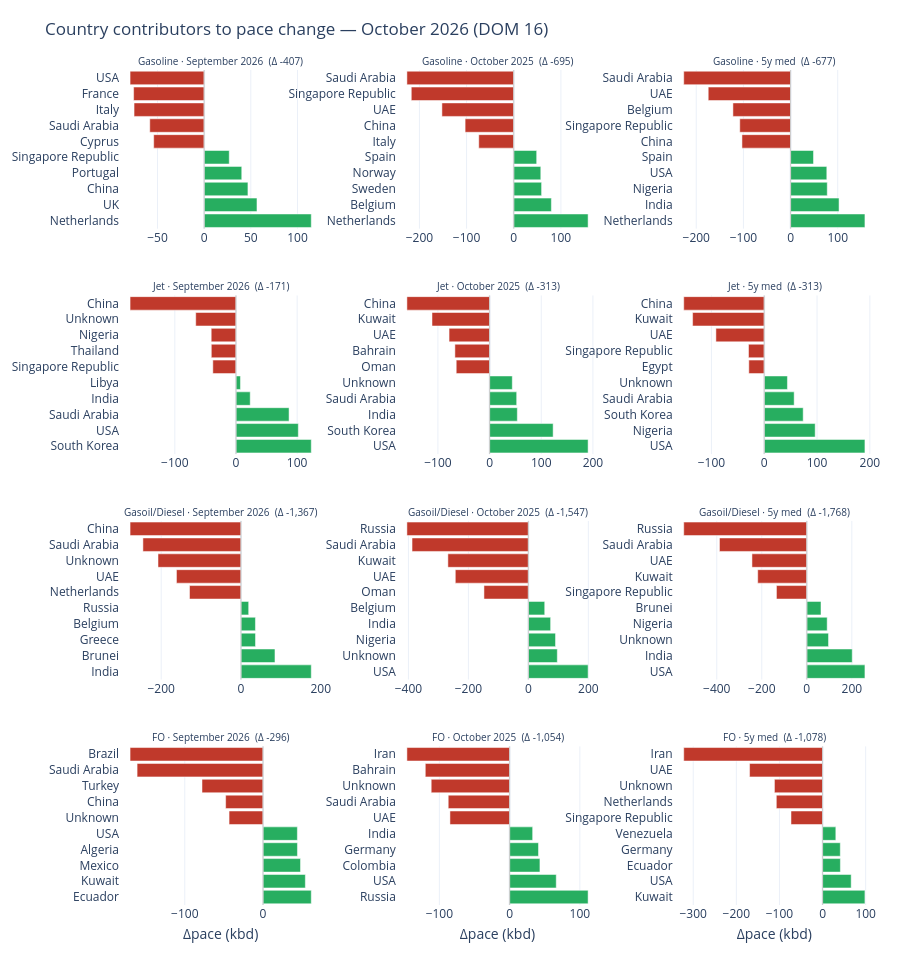
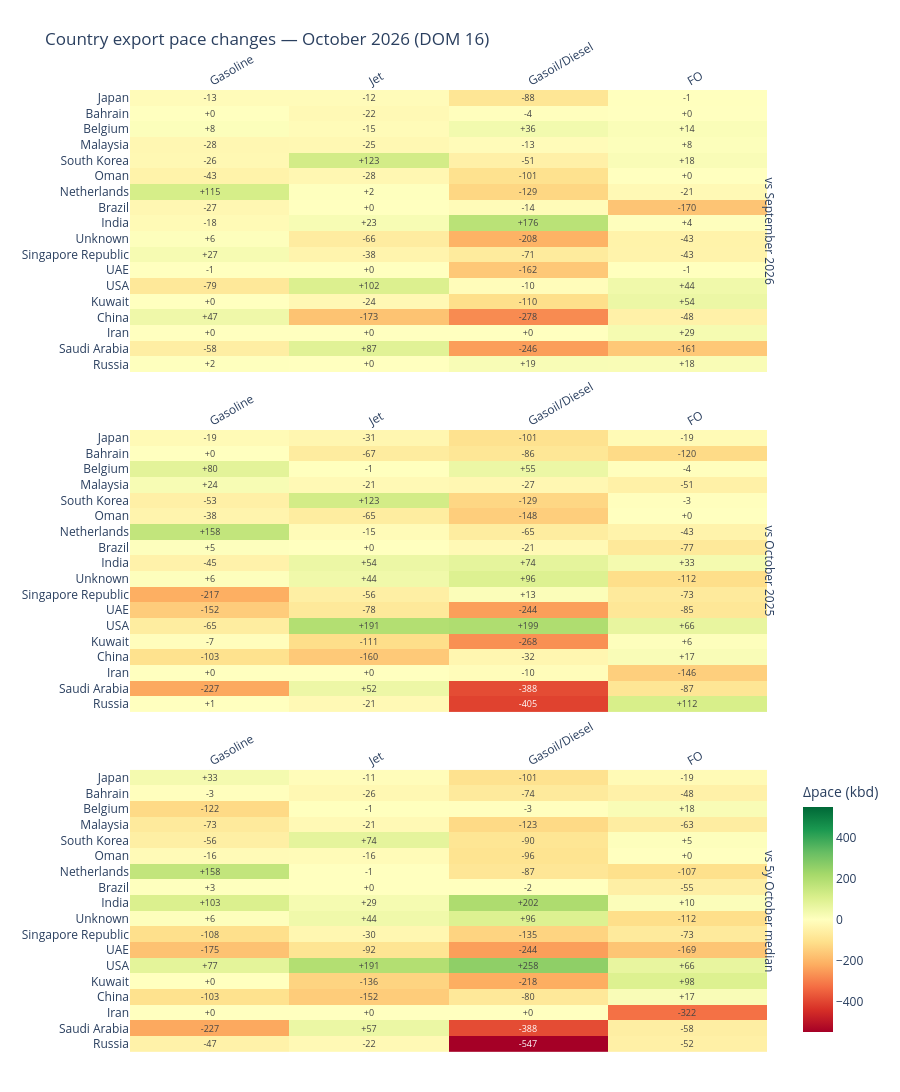

Notebook source saved alongside these figures, in order:
### Code cell
def country_comparison_table(r: dict, *, top_n: int = 12) -> pd.DataFrame:
    """Top countries ranked by |Δ vs 5y median| with all three baseline deltas."""
    d_hist = r["vs_hist"]["delta"]
    top = d_hist.abs().nlargest(top_n).index
    cur = r["cur_pace"]
    return pd.DataFrame(
        {
            "pace_kbd": cur.reindex(top, fill_value=0),
            "vs_prior_mo": r["vs_prior"]["delta"].reindex(top, fill_value=0),
            "vs_last_yr": r["vs_ly"]["delta"].reindex(top, fill_value=0),
            "vs_5y_med": d_hist.reindex(top, fill_value=0),
            f"{PACE_N_HISTORY}y_med": r["hist_country_pace"].reindex(top, fill_value=0),
        },
        index=[short_country(c) for c in top],
    )


# --- Styled tables: one per product (top movers vs historical pattern) ---
for product in PACE_PRODUCTS:
    tbl = country_comparison_table(PACE_RESULTS[product])
    _vmax = max(float(tbl["vs_5y_med"].abs().max()), 1.0)
    display(
        tbl.style.format("{:+,.0f}", subset=["vs_prior_mo", "vs_last_yr", "vs_5y_med"])
        .format("{:,.0f}", subset=["pace_kbd", f"{PACE_N_HISTORY}y_med"])
        .background_gradient(
            cmap="RdYlGn", subset=["vs_5y_med"], vmin=-_vmax, vmax=_vmax
        )
        .set_caption(
            f"{product} — top countries by |Δ vs {PACE_N_HISTORY}y median| "
            f"({_pace_month_name} {PACE_YEAR}, DOM {_pace_dom})"
        )
    )

# --- Contributor bar charts + heatmaps (functions defined above; zero extra API calls) ---
PACE_CONTRIB_FIG = make_contributor_bar_panel(PACE_RESULTS, PACE_PRODUCTS, top_n=PACE_TOP_N)
PACE_HEATMAP_DATA, PACE_HEATMAP_FIG = make_pace_delta_heatmap_panel(PACE_RESULTS, top_n=18)

### Figure 1 — Plotly figure (JSON) as saved in the notebook; plotly's stock layout.template omitted (floating-point values rounded to 4 significant figures)
{"data": [{"hovertemplate": "%{y}<br>Δpace: %{x:+,.0f} kbd<extra></extra>", "marker": {"color": ["#c0392b", "#c0392b", "#c0392b", "#c0392b", "#c0392b", "#27ae60", "#27ae60", "#27ae60", "#27ae60", "#27ae60"]}, "orientation": "h", "showlegend": false, "type": "bar", "x": [-79.42, -75.61, -75.14, -58.3, -54.09, 26.88, 40.29, 46.91, 56.61, 114.8], "xaxis": "x", "y": ["USA", "France", "Italy", "Saudi Arabia", "Cyprus", "Singapore Republic", "Portugal", "China", "UK", "Netherlands"], "yaxis": "y"}, {"hovertemplate": "%{y}<br>Δpace: %{x:+,.0f} kbd<extra></extra>", "marker": {"color": ["#c0392b", "#c0392b", "#c0392b", "#c0392b", "#c0392b", "#27ae60", "#27ae60", "#27ae60", "#27ae60", "#27ae60"]}, "orientation": "h", "showlegend": false, "type": "bar", "x": [-226.5, -217.2, -152.3, -103.1, -74.15, 48.64, 57.39, 59.07, 79.81, 157.7], "xaxis": "x2", "y": ["Saudi Arabia", "Singapore Republic", "UAE", "China", "Italy", "Spain", "Norway", "Sweden", "Belgium", "Netherlands"], "yaxis": "y2"}, {"hovertemplate": "%{y}<br>Δpace: %{x:+,.0f} kbd<extra></extra>", "marker": {"color": ["#c0392b", "#c0392b", "#c0392b", "#c0392b", "#c0392b", "#27ae60", "#27ae60", "#27ae60", "#27ae60", "#27ae60"]}, "orientation": "h", "showlegend": false, "type": "bar", "x": [-226.5, -174.6, -122.2, -107.7, -103.1, 48.64, 76.85, 77.8, 102.8, 157.7], "xaxis": "x3", "y": ["Saudi Arabia", "UAE", "Belgium", "Singapore Republic", "China", "Spain", "USA", "Nigeria", "India", "Netherlands"], "yaxis": "y3"}, {"hovertemplate": "%{y}<br>Δpace: %{x:+,.0f} kbd<extra></extra>", "marker": {"color": ["#c0392b", "#c0392b", "#c0392b", "#c0392b", "#c0392b", "#27ae60", "#27ae60", "#27ae60", "#27ae60", "#27ae60"]}, "orientation": "h", "showlegend": false, "type": "bar", "x": [-173.2, -65.82, -40.5, -40.33, -37.84, 7.3, 23.27, 86.76, 101.9, 123.1], "xaxis": "x4", "y": ["China", "Unknown", "Nigeria", "Thailand", "Singapore Republic", "Libya", "India", "Saudi Arabia", "USA", "South Korea"], "yaxis": "y4"}, {"hovertemplate": "%{y}<br>Δpace: %{x:+,.0f} kbd<extra></extra>", "marker": {"color": ["#c0392b", "#c0392b", "#c0392b", "#c0392b", "#c0392b", "#27ae60", "#27ae60", "#27ae60", "#27ae60", "#27ae60"]}, "orientation": "h", "showlegend": false, "type": "bar", "x": [-160.0, -111.5, -78.43, -67.13, -64.56, 43.94, 52.45, 53.69, 123.0, 190.7], "xaxis": "x5", "y": ["China", "Kuwait", "UAE", "Bahrain", "Oman", "Unknown", "Saudi Arabia", "India", "South Korea", "USA"], "yaxis": "y5"}, {"hovertemplate": "%{y}<br>Δpace: %{x:+,.0f} kbd<extra></extra>", "marker": {"color": ["#c0392b", "#c0392b", "#c0392b", "#c0392b", "#c0392b", "#27ae60", "#27ae60", "#27ae60", "#27ae60", "#27ae60"]}, "orientation": "h", "showlegend": false, "type": "bar", "x": [-152.4, -135.6, -91.52, -29.76, -29.18, 43.94, 56.65, 73.76, 96.46, 190.7], "xaxis": "x6", "y": ["China", "Kuwait", "UAE", "Singapore Republic", "Egypt", "Unknown", "Saudi Arabia", "South Korea", "Nigeria", "USA"], "yaxis": "y6"}, {"hovertemplate": "%{y}<br>Δpace: %{x:+,.0f} kbd<extra></extra>", "marker": {"color": ["#c0392b", "#c0392b", "#c0392b", "#c0392b", "#c0392b", "#27ae60", "#27ae60", "#27ae60", "#27ae60", "#27ae60"]}, "orientation": "h", "showlegend": false, "type": "bar", "x": [-278.1, -245.9, -208.0, -161.8, -129.0, 19.31, 36.24, 36.41, 85.21, 176.2], "xaxis": "x7", "y": ["China", "Saudi Arabia", "Unknown", "UAE", "Netherlands", "Russia", "Belgium", "Greece", "Brunei", "India"], "yaxis": "y7"}, {"hovertemplate": "%{y}<br>Δpace: %{x:+,.0f} kbd<extra></extra>", "marker": {"color": ["#c0392b", "#c0392b", "#c0392b", "#c0392b", "#c0392b", "#27ae60", "#27ae60", "#27ae60", "#27ae60", "#27ae60"]}, "orientation": "h", "showlegend": false, "type": "bar", "x": [-405.1, -387.9, -268.4, -243.7, -148.1, 54.53, 74.18, 90.52, 96.47, 199.2], "xaxis": "x8", "y": ["Russia", "Saudi Arabia", "Kuwait", "UAE", "Oman", "Belgium", "India", "Nigeria", "Unknown", "USA"], "yaxis": "y8"}, {"hovertemplate": "%{y}<br>Δpace: %{x:+,.0f} kbd<extra></extra>", "marker": {"color": ["#c0392b", "#c0392b", "#c0392b", "#c0392b", "#c0392b", "#27ae60", "#27ae60", "#27ae60", "#27ae60", "#27ae60"]}, "orientation": "h", "showlegend": false, "type": "bar", "x": [-546.7, -387.9, -243.7, -218.1, -134.8, 63.07, 90.52, 96.47, 201.8, 258.2], "xaxis": "x9", "y": ["Russia", "Saudi Arabia", "UAE", "Kuwait", "Singapore Republic", "Brunei", "Nigeria", "Unknown", "India", "USA"], "yaxis": "y9"}, {"hovertemplate": "%{y}<br>Δpace: %{x:+,.0f} kbd<extra></extra>", "marker": {"color": ["#c0392b", "#c0392b", "#c0392b", "#c0392b", "#c0392b", "#27ae60", "#27ae60", "#27ae60", "#27ae60", "#27ae60"]}, "orientation": "h", "showlegend": false, "type": "bar", "x": [-170.0, -161.0, -78.01, -47.79, -43.4, 43.9, 44.01, 47.92, 54.1, 61.67], "xaxis": "x10", "y": ["Brazil", "Saudi Arabia", "Turkey", "China", "Unknown", "USA", "Algeria", "Mexico", "Kuwait", "Ecuador"], "yaxis": "y10"}, {"hovertemplate": "%{y}<br>Δpace: %{x:+,.0f} kbd<extra></extra>", "marker": {"color": ["#c0392b", "#c0392b", "#c0392b", "#c0392b", "#c0392b", "#27ae60", "#27ae60", "#27ae60", "#27ae60", "#27ae60"]}, "orientation": "h", "showlegend": false, "type": "bar", "x": [-146.2, -120.0, -111.6, -87.39, -84.95, 32.8, 41.11, 43.17, 66.38, 111.7], "xaxis": "x11", "y": ["Iran", "Bahrain", "Unknown", "Saudi Arabia", "UAE", "India", "Germany", "Colombia", "USA", "Russia"], "yaxis": "y11"}, {"hovertemplate": "%{y}<br>Δpace: %{x:+,.0f} kbd<extra></extra>", "marker": {"color": ["#c0392b", "#c0392b", "#c0392b", "#c0392b", "#c0392b", "#27ae60", "#27ae60", "#27ae60", "#27ae60", "#27ae60"]}, "orientation": "h", "showlegend": false, "type": "bar", "x": [-322.0, -169.3, -111.6, -107.3, -73.23, 30.76, 41.11, 41.33, 66.38, 98.28], "xaxis": "x12", "y": ["Iran", "UAE", "Unknown", "Netherlands", "Singapore Republic", "Venezuela", "Germany", "Ecuador", "USA", "Kuwait"], "yaxis": "y12"}], "layout": {"annotations": [{"font": {"size": 10}, "showarrow": false, "text": "Gasoline · September 2026  (Δ -407)", "x": 0.1333, "xanchor": "center", "xref": "paper", "y": 1, "yanchor": "bottom", "yref": "paper"}, {"font": {"size": 10}, "showarrow": false, "text": "Gasoline · October 2025  (Δ -695)", "x": 0.5, "xanchor": "center", "xref": "paper", "y": 1, "yanchor": "bottom", "yref": "paper"}, {"font": {"size": 10}, "showarrow": false, "text": "Gasoline · 5y med  (Δ -677)", "x": 0.8667, "xanchor": "center", "xref": "paper", "y": 1, "yanchor": "bottom", "yref": "paper"}, {"font": {"size": 10}, "showarrow": false, "text": "Jet · September 2026  (Δ -171)", "x": 0.1333, "xanchor": "center", "xref": "paper", "y": 0.73, "yanchor": "bottom", "yref": "paper"}, {"font": {"size": 10}, "showarrow": false, "text": "Jet · October 2025  (Δ -313)", "x": 0.5, "xanchor": "center", "xref": "paper", "y": 0.73, "yanchor": "bottom", "yref": "paper"}, {"font": {"size": 10}, "showarrow": false, "text": "Jet · 5y med  (Δ -313)", "x": 0.8667, "xanchor": "center", "xref": "paper", "y": 0.73, "yanchor": "bottom", "yref": "paper"}, {"font": {"size": 10}, "showarrow": false, "text": "Gasoil/Diesel · September 2026  (Δ -1,367)", "x": 0.1333, "xanchor": "center", "xref": "paper", "y": 0.46, "yanchor": "bottom", "yref": "paper"}, {"font": {"size": 10}, "showarrow": false, "text": "Gasoil/Diesel · October 2025  (Δ -1,547)", "x": 0.5, "xanchor": "center", "xref": "paper", "y": 0.46, "yanchor": "bottom", "yref": "paper"}, {"font": {"size": 10}, "showarrow": false, "text": "Gasoil/Diesel · 5y med  (Δ -1,768)", "x": 0.8667, "xanchor": "center", "xref": "paper", "y": 0.46, "yanchor": "bottom", "yref": "paper"}, {"font": {"size": 10}, "showarrow": false, "text": "FO · September 2026  (Δ -296)", "x": 0.1333, "xanchor": "center", "xref": "paper", "y": 0.19, "yanchor": "bottom", "yref": "paper"}, {"font": {"size": 10}, "showarrow": false, "text": "FO · October 2025  (Δ -1,054)", "x": 0.5, "xanchor": "center", "xref": "paper", "y": 0.19, "yanchor": "bottom", "yref": "paper"}, {"font": {"size": 10}, "showarrow": false, "text": "FO · 5y med  (Δ -1,078)", "x": 0.8667, "xanchor": "center", "xref": "paper", "y": 0.19, "yanchor": "bottom", "yref": "paper"}], "bargap": 0.15, "height": 960, "margin": {"b": 55, "l": 85, "r": 25, "t": 70}, "shapes": [{"line": {"color": "#ccc", "width": 1}, "type": "line", "x0": 0, "x1": 0, "xref": "x", "y0": 0, "y1": 1, "yref": "y domain"}, {"line": {"color": "#ccc", "width": 1}, "type": "line", "x0": 0, "x1": 0, "xref": "x2", "y0": 0, "y1": 1, "yref": "y2 domain"}, {"line": {"color": "#ccc", "width": 1}, "type": "line", "x0": 0, "x1": 0, "xref": "x3", "y0": 0, "y1": 1, "yref": "y3 domain"}, {"line": {"color": "#ccc", "width": 1}, "type": "line", "x0": 0, "x1": 0, "xref": "x4", "y0": 0, "y1": 1, "yref": "y4 domain"}, {"line": {"color": "#ccc", "width": 1}, "type": "line", "x0": 0, "x1": 0, "xref": "x5", "y0": 0, "y1": 1, "yref": "y5 domain"}, {"line": {"color": "#ccc", "width": 1}, "type": "line", "x0": 0, "x1": 0, "xref": "x6", "y0": 0, "y1": 1, "yref": "y6 domain"}, {"line": {"color": "#ccc", "width": 1}, "type": "line", "x0": 0, "x1": 0, "xref": "x7", "y0": 0, "y1": 1, "yref": "y7 domain"}, {"line": {"color": "#ccc", "width": 1}, "type": "line", "x0": 0, "x1": 0, "xref": "x8", "y0": 0, "y1": 1, "yref": "y8 domain"}, {"line": {"color": "#ccc", "width": 1}, "type": "line", "x0": 0, "x1": 0, "xref": "x9", "y0": 0, "y1": 1, "yref": "y9 domain"}, {"line": {"color": "#ccc", "width": 1}, "type": "line", "x0": 0, "x1": 0, "xref": "x10", "y0": 0, "y1": 1, "yref": "y10 domain"}, {"line": {"color": "#ccc", "width": 1}, "type": "line", "x0": 0, "x1": 0, "xref": "x11", "y0": 0, "y1": 1, "yref": "y11 domain"}, {"line": {"color": "#ccc", "width": 1}, "type": "line", "x0": 0, "x1": 0, "xref": "x12", "y0": 0, "y1": 1, "yref": "y12 domain"}], "title": {"text": "Country contributors to pace change — October 2026 (DOM 16)"}, "xaxis": {"anchor": "y", "automargin": true, "domain": [0, 0.2667], "tickformat": ","}, "xaxis10": {"anchor": "y10", "automargin": true, "domain": [0, 0.2667], "tickformat": ",", "title": {"standoff": 8, "text": "Δpace (kbd)"}}, "xaxis11": {"anchor": "y11", "automargin": true, "domain": [0.3667, 0.6333], "tickformat": ",", "title": {"standoff": 8, "text": "Δpace (kbd)"}}, "xaxis12": {"anchor": "y12", "automargin": true, "domain": [0.7333, 1], "tickformat": ",", "title": {"standoff": 8, "text": "Δpace (kbd)"}}, "xaxis2": {"anchor": "y2", "automargin": true, "domain": [0.3667, 0.6333], "tickformat": ","}, "xaxis3": {"anchor": "y3", "automargin": true, "domain": [0.7333, 1], "tickformat": ","}, "xaxis4": {"anchor": "y4", "automargin": true, "domain": [0, 0.2667], "tickformat": ","}, "xaxis5": {"anchor": "y5", "automargin": true, "domain": [0.3667, 0.6333], "tickformat": ","}, "xaxis6": {"anchor": "y6", "automargin": true, "domain": [0.7333, 1], "tickformat": ","}, "xaxis7": {"anchor": "y7", "automargin": true, "domain": [0, 0.2667], "tickformat": ","}, "xaxis8": {"anchor": "y8", "automargin": true, "domain": [0.3667, 0.6333], "tickformat": ","}, "xaxis9": {"anchor": "y9", "automargin": true, "domain": [0.7333, 1], "tickformat": ","}, "yaxis": {"anchor": "x", "automargin": true, "autorange": "reversed", "domain": [0.81, 1]}, "yaxis10": {"anchor": "x10", "automargin": true, "autorange": "reversed", "domain": [0, 0.19]}, "yaxis11": {"anchor": "x11", "automargin": true, "autorange": "reversed", "domain": [0, 0.19]}, "yaxis12": {"anchor": "x12", "automargin": true, "autorange": "reversed", "domain": [0, 0.19]}, "yaxis2": {"anchor": "x2", "automargin": true, "autorange": "reversed", "domain": [0.81, 1]}, "yaxis3": {"anchor": "x3", "automargin": true, "autorange": "reversed", "domain": [0.81, 1]}, "yaxis4": {"anchor": "x4", "automargin": true, "autorange": "reversed", "domain": [0.54, 0.73]}, "yaxis5": {"anchor": "x5", "automargin": true, "autorange": "reversed", "domain": [0.54, 0.73]}, "yaxis6": {"anchor": "x6", "automargin": true, "autorange": "reversed", "domain": [0.54, 0.73]}, "yaxis7": {"anchor": "x7", "automargin": true, "autorange": "reversed", "domain": [0.27, 0.46]}, "yaxis8": {"anchor": "x8", "automargin": true, "autorange": "reversed", "domain": [0.27, 0.46]}, "yaxis9": {"anchor": "x9", "automargin": true, "autorange": "reversed", "domain": [0.27, 0.46]}}}

### Figure 2 — Plotly figure (JSON) as saved in the notebook; plotly's stock layout.template omitted (floating-point values rounded to 4 significant figures)
{"data": [{"colorscale": [[0, "rgb(165,0,38)"], [0.1, "rgb(215,48,39)"], [0.2, "rgb(244,109,67)"], [0.3, "rgb(253,174,97)"], [0.4, "rgb(254,224,139)"], [0.5, "rgb(255,255,191)"], [0.6, "rgb(217,239,139)"], [0.7, "rgb(166,217,106)"], [0.8, "rgb(102,189,99)"], [0.9, "rgb(26,152,80)"], [1, "rgb(0,104,55)"]], "hovertemplate": "Country: %{y}<br>Product: %{x}<br>Δpace: %{z:+,.0f} kbd<extra></extra>", "showscale": false, "text": [["+2", "+0", "+19", "+18"], ["-58", "+87", "-246", "-161"], ["+0", "+0", "+0", "+29"], ["+47", "-173", "-278", "-48"], ["+0", "-24", "-110", "+54"], ["-79", "+102", "-10", "+44"], ["-1", "+0", "-162", "-1"], ["+27", "-38", "-71", "-43"], ["+6", "-66", "-208", "-43"], ["-18", "+23", "+176", "+4"], ["-27", "+0", "-14", "-170"], ["+115", "+2", "-129", "-21"], ["-43", "-28", "-101", "+0"], ["-26", "+123", "-51", "+18"], ["-28", "-25", "-13", "+8"], ["+8", "-15", "+36", "+14"], ["+0", "-22", "-4", "+0"], ["-13", "-12", "-88", "-1"]], "textfont": {"size": 9}, "texttemplate": "%{text}", "type": "heatmap", "x": ["Gasoline", "Jet", "Gasoil/Diesel", "FO"], "xaxis": "x", "y": ["Russia", "Saudi Arabia", "Iran", "China", "Kuwait", "USA", "UAE", "Singapore Republic", "Unknown", "India", "Brazil", "Netherlands", "Oman", "South Korea", "Malaysia", "Belgium", "Bahrain", "Japan"], "yaxis": "y", "z": [[1.566, 0.0, 19.31, 18.33], [-58.3, 86.76, -245.9, -161.0], [0.0, 0.0, 0.0, 29.16], [46.91, -173.2, -278.1, -47.79], [0.0, -24.04, -110.3, 54.1], [-79.42, 101.9, -10.17, 43.9], [-1.018, 0.0, -161.8, -1.254], [26.88, -37.84, -70.67, -43.09], [6.091, -65.82, -208.0, -43.4], [-18.32, 23.27, 176.2, 4.109], [-26.78, 0.0, -13.9, -170.0], [114.8, 2.468, -129.0, -20.9], [-43.32, -28.3, -100.7, 0.0], [-26.11, 123.1, -51.42, 17.51], [-27.74, -24.6, -12.53, 7.982], [7.849, -15.4, 36.24, 13.76], [0.0, -21.57, -4.114, 0.0], [-13.11, -12.41, -88.06, -1.161]], "zmax": 546.7, "zmid": 0, "zmin": -546.7}, {"colorscale": [[0, "rgb(165,0,38)"], [0.1, "rgb(215,48,39)"], [0.2, "rgb(244,109,67)"], [0.3, "rgb(253,174,97)"], [0.4, "rgb(254,224,139)"], [0.5, "rgb(255,255,191)"], [0.6, "rgb(217,239,139)"], [0.7, "rgb(166,217,106)"], [0.8, "rgb(102,189,99)"], [0.9, "rgb(26,152,80)"], [1, "rgb(0,104,55)"]], "hovertemplate": "Country: %{y}<br>Product: %{x}<br>Δpace: %{z:+,.0f} kbd<extra></extra>", "showscale": false, "text": [["+1", "-21", "-405", "+112"], ["-227", "+52", "-388", "-87"], ["+0", "+0", "-10", "-146"], ["-103", "-160", "-32", "+17"], ["-7", "-111", "-268", "+6"], ["-65", "+191", "+199", "+66"], ["-152", "-78", "-244", "-85"], ["-217", "-56", "+13", "-73"], ["+6", "+44", "+96", "-112"], ["-45", "+54", "+74", "+33"], ["+5", "+0", "-21", "-77"], ["+158", "-15", "-65", "-43"], ["-38", "-65", "-148", "+0"], ["-53", "+123", "-129", "-3"], ["+24", "-21", "-27", "-51"], ["+80", "-1", "+55", "-4"], ["+0", "-67", "-86", "-120"], ["-19", "-31", "-101", "-19"]], "textfont": {"size": 9}, "texttemplate": "%{text}", "type": "heatmap", "x": ["Gasoline", "Jet", "Gasoil/Diesel", "FO"], "xaxis": "x2", "y": ["Russia", "Saudi Arabia", "Iran", "China", "Kuwait", "USA", "UAE", "Singapore Republic", "Unknown", "India", "Brazil", "Netherlands", "Oman", "South Korea", "Malaysia", "Belgium", "Bahrain", "Japan"], "yaxis": "y2", "z": [[0.9175, -20.83, -405.1, 111.7], [-226.5, 52.45, -387.9, -87.39], [0.0, 0.0, -9.987, -146.2], [-103.1, -160.0, -32.27, 17.13], [-6.633, -111.5, -268.4, 6.447], [-64.94, 190.7, 199.2, 66.38], [-152.3, -78.43, -243.7, -84.95], [-217.2, -55.83, 12.74, -73.23], [6.091, 43.94, 96.47, -111.6], [-45.15, 53.69, 74.18, 32.8], [5.238, 0.0, -21.15, -77.34], [157.7, -15.01, -65.02, -42.75], [-37.58, -64.56, -148.1, 0.0], [-52.91, 123.0, -128.6, -3.454], [23.56, -21.19, -26.81, -50.61], [79.81, -1.461, 54.53, -4.488], [0.0, -67.13, -85.64, -120.0], [-18.79, -30.52, -101.3, -19.3]], "zmax": 546.7, "zmid": 0, "zmin": -546.7}, {"colorbar": {"len": 0.28, "title": {"text": "Δpace (kbd)"}, "y": 0.15}, "colorscale": [[0, "rgb(165,0,38)"], [0.1, "rgb(215,48,39)"], [0.2, "rgb(244,109,67)"], [0.3, "rgb(253,174,97)"], [0.4, "rgb(254,224,139)"], [0.5, "rgb(255,255,191)"], [0.6, "rgb(217,239,139)"], [0.7, "rgb(166,217,106)"], [0.8, "rgb(102,189,99)"], [0.9, "rgb(26,152,80)"], [1, "rgb(0,104,55)"]], "hovertemplate": "Country: %{y}<br>Product: %{x}<br>Δpace: %{z:+,.0f} kbd<extra></extra>", "showscale": true, "text": [["-47", "-22", "-547", "-52"], ["-227", "+57", "-388", "-58"], ["+0", "+0", "+0", "-322"], ["-103", "-152", "-80", "+17"], ["+0", "-136", "-218", "+98"], ["+77", "+191", "+258", "+66"], ["-175", "-92", "-244", "-169"], ["-108", "-30", "-135", "-73"], ["+6", "+44", "+96", "-112"], ["+103", "+29", "+202", "+10"], ["+3", "+0", "-2", "-55"], ["+158", "-1", "-87", "-107"], ["-16", "-16", "-96", "+0"], ["-56", "+74", "-90", "+5"], ["-73", "-21", "-123", "-63"], ["-122", "-1", "-3", "+18"], ["-3", "-26", "-74", "-48"], ["+33", "-11", "-101", "-19"]], "textfont": {"size": 9}, "texttemplate": "%{text}", "type": "heatmap", "x": ["Gasoline", "Jet", "Gasoil/Diesel", "FO"], "xaxis": "x3", "y": ["Russia", "Saudi Arabia", "Iran", "China", "Kuwait", "USA", "UAE", "Singapore Republic", "Unknown", "India", "Brazil", "Netherlands", "Oman", "South Korea", "Malaysia", "Belgium", "Bahrain", "Japan"], "yaxis": "y3", "z": [[-47.24, -21.97, -546.7, -51.93], [-226.5, 56.65, -387.9, -58.27], [0.0, 0.0, 0.0, -322.0], [-103.1, -152.4, -80.0, 17.13], [0.0, -135.6, -218.1, 98.28], [76.85, 190.7, 258.2, 66.38], [-174.6, -91.52, -243.7, -169.3], [-107.7, -29.76, -134.8, -73.23], [6.091, 43.94, 96.47, -111.6], [102.8, 29.03, 201.8, 10.46], [2.514, 0.0, -1.714, -54.9], [157.7, -0.7044, -86.69, -107.3], [-16.11, -15.75, -96.17, 0.0], [-55.89, 73.76, -89.91, 5.449], [-73.21, -21.19, -123.4, -62.92], [-122.2, -1.461, -3.153, 18.36], [-3.459, -26.04, -74.18, -48.21], [32.81, -10.76, -101.3, -19.3]], "zmax": 546.7, "zmid": 0, "zmin": -546.7}], "layout": {"annotations": [{"font": {"size": 12}, "showarrow": false, "text": "vs September 2026", "textangle": 90, "x": 1, "xanchor": "right", "xref": "paper", "y": 0.8533, "yanchor": "middle", "yref": "paper"}, {"font": {"size": 12}, "showarrow": false, "text": "vs October 2025", "textangle": 90, "x": 1, "xanchor": "right", "xref": "paper", "y": 0.5, "yanchor": "middle", "yref": "paper"}, {"font": {"size": 12}, "showarrow": false, "text": "vs 5y October median", "textangle": 90, "x": 1, "xanchor": "right", "xref": "paper", "y": 0.1467, "yanchor": "middle", "yref": "paper"}], "height": 1220, "margin": {"b": 40, "l": 130, "r": 70, "t": 90}, "title": {"text": "Country export pace changes — October 2026 (DOM 16)"}, "xaxis": {"anchor": "y", "domain": [0, 0.98], "side": "top", "tickangle": -30}, "xaxis2": {"anchor": "y2", "domain": [0, 0.98], "side": "top", "tickangle": -30}, "xaxis3": {"anchor": "y3", "domain": [0, 0.98], "side": "top", "tickangle": -30}, "yaxis": {"anchor": "x", "automargin": true, "domain": [0.7067, 1]}, "yaxis2": {"anchor": "x2", "automargin": true, "domain": [0.3533, 0.6467]}, "yaxis3": {"anchor": "x3", "automargin": true, "domain": [0, 0.2933]}}}
